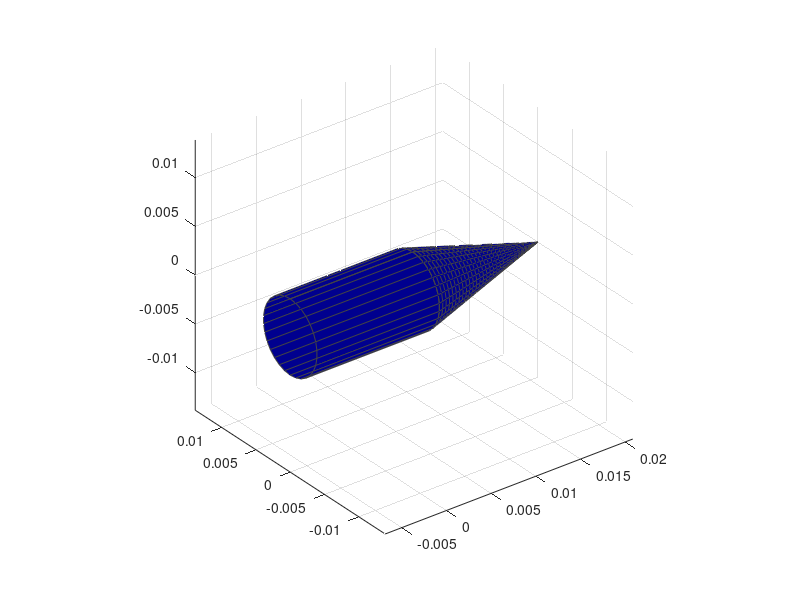

Write MATLAB code to recreate this figure. (Note: this script raises an error after producing the figure.)
% =========================================================================
% .30-06 Caliber, Ball, M2 Bullet 6-DOF Kinematic Simulation & Visualization
% Reproducing the behavior from "bullet.avi"
% =========================================================================

clear; clc; close all;
%% 1. Define Bullet & Simulation Parameters for .30-06 Springfield, specifically, Ball, M2 

%Data sourced from TM 43-0001-27, Page 5-9

% Ballistic & Physical Specs

v0_fps = 2740;                  % Velocity 2740 fps, 78 ft / 23.77 m from muzzle
v0 = v0_fps * 0.3048;           % converted to m/s

twist_rate_in = 10;             % 1 turn in 10 inches (standard M1 Garand / .30-06 twist)
twist_m = twist_rate_in * 0.0254; % Convert twist to meters (0.254 m)

spin_rps = v0 / twist_m;        % Revolutions per second ~ 3228 RPS
rpm = spin_rps * 60;            % Spin rate ~ 193,700 RPM
spin_rate = rpm * (2*pi/60);    % Convert to radians per second

g = 9.81;                       % Gravitational force
m = 0.00985;                    % Mass in kg for 150-152 grain

% Simulation time 

dt = 0.00005;                   % Time step
t_end = 0.005;                  % Simulation duration
time = 0:dt:t_end;

%% Bullet dimensions of .30-60 Springfield, WWII caliber, M2 Ball, 150-152 gr flat base

radius   = 0.00391;             % 3.91 mm radius (.308 in groove diameter)
len_body = 0.0137;              % 13.7 mm cylindrical bearing surface / shank
len_nose = 0.0140;              % 14.0 mm 7-caliber tangent ogive (27.7 mm total bullet length)

%% 2. Generate 3D Bullet Geometry

% Create cylinder (body)
[Z_cyl, Y_cyl, X_cyl] = cylinder(radius, 30);
X_cyl = X_cyl * len_body;

% Create cone (nose)
[Z_nose, Y_nose, X_nose] = cylinder(linspace(radius, 0, 30), 30);
X_nose = X_nose * len_nose + len_body;

% Combine matrices
X_b = [X_cyl; X_nose] - (len_body/2); % Shift so CG is roughly at origin
Y_b = [Y_cyl; Y_nose];
Z_b = [Z_cyl; Z_nose];

%% 3. Setup the 3D Plot Environment
fig = figure('Name', 'Bullet Simulation', 'Color', [0.8 0.8 0.8], ...
    'Position', [100, 100, 800, 600]);
ax = axes('Parent', fig);

% We use hgtransform to move the 3D object without redrawing it which is much faster
bullet_transform = hgtransform('Parent', ax);

% Plot the surface and attach it to the transform object
surf(X_b, Y_b, Z_b, 'Parent', bullet_transform, 'EdgeColor', '#444444');
colormap(jet); % Matches the rainbow heat map from the video

% Format the axes to match the video style
grid on; view(3); axis equal;

% Color of axis numbers (tick values) and axis lines!
ax.XColor = 'red';  % RGB vector for orange
ax.YColor = 'yellow';     % Built-in color name
ax.ZColor = 'blue';       % blue Z axis color

% Color for labels and title!
xlabel('X / Distance (m)', 'FontWeight', 'bold', 'Color', 'red'); 
ylabel('Y / Drift (m)', 'FontWeight', 'bold', 'Color', 'yellow'); 
zlabel('Z / Height (m)', 'FontWeight', 'bold');
title('.30-06 Springfield - ~194k RPM Spin with Pitch Disturbance', 'Color', 'black');

% Set viewing limits
xlim([-0.05, 4]); 
ylim([-0.05, 0.05]); 
zlim([-0.02, 0.1]);

%% 4. Run the Animation Loop & Save GIF

gif_filename = 'bullet_animation.gif';
frame_delay = 0.03;  % ~33 FPS playback speed
frame_skip = 2;      % Skip every N frames to keep file size reasonable

first_frame = true;

for i = 1:frame_skip:length(time)
    t = time(i);

    % --- Calculate Position ---
    x = v0 * t;                     % Forward travel
    y = 0.01 * t;                   % Slight lateral drift
    z = (0.08 / t_end) * t;         % Climbs to 80mm as stated in the video

    % --- Calculate Orientation (Attitude) ---

    roll = spin_rate * t;           % Fast axial spin

    % Epicyclic swerve (pitch and yaw oscillation due to barrel exit)
    nutation_freq = 1500;           % High frequency wobble
    pitch = 0.08 * sin(nutation_freq * t); 
    yaw   = 0.08 * cos(nutation_freq * t);

    % --- Create Transformation Matrices ---

    % 1. Translate the bullet to its current x, y, z position
    M_trans = makehgtform('translate', [x, y, z]);

    % 2. Rotate the bullet around its axes
    M_rotx  = makehgtform('xrotate', roll);
    M_roty  = makehgtform('yrotate', pitch);
    M_rotz  = makehgtform('zrotate', yaw);

    % --- Apply Transformations ---
    
    % Matrix multiplication order matters: scale -> rotate -> translate
    bullet_transform.Matrix = M_trans * M_rotz * M_roty * M_rotx;

    % Move the camera to follow the bullet
    xlim([x - 0.1, x + 0.3]);

    % Force MATLAB to draw the current frame
    drawnow;

    % --- Capture and write frame to GIF ---
    frame = getframe(fig);
    im = frame2im(frame);
    [imind, cm] = rgb2ind(im, 256);

    if first_frame
        imwrite(imind, cm, gif_filename, 'gif', 'Loopcount', inf, 'DelayTime', frame_delay);
        first_frame = false;
    else
        imwrite(imind, cm, gif_filename, 'gif', 'WriteMode', 'append', 'DelayTime', frame_delay);
    end
end

fprintf('GIF saved as: %s\n', fullfile(pwd, gif_filename));
